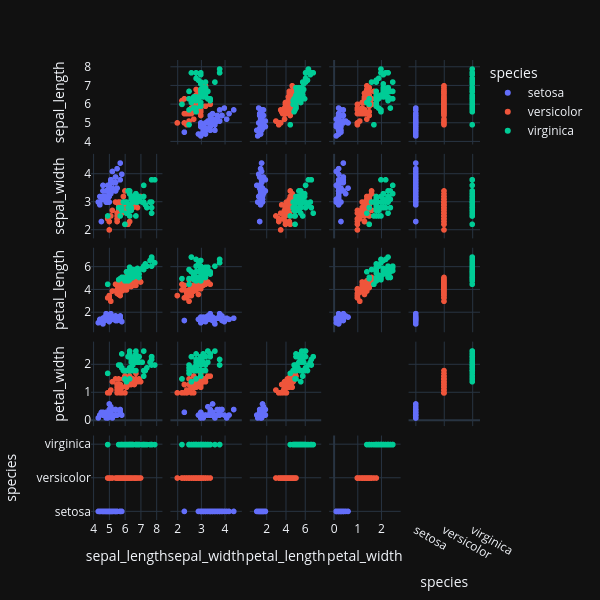

The cell this chart's notebook holds for it:
### Code cell
fig = px.scatter_matrix(df,
                        dimensions=["sepal_length","sepal_width",
                                    "petal_length","petal_width",
                                    "species"],
                        template = "plotly_dark",
                        color = 'species',width=600,height=600)
#对角线配置为不可见
fig.update_traces(diagonal_visible=False)
fig.show()

### Figure 1 — Plotly figure (JSON) as saved in the notebook; plotly's stock layout.template omitted (floating-point values rounded to 4 significant figures)
{"data": [{"diagonal": {"visible": false}, "dimensions": [{"axis": {"matches": true}, "label": "sepal_length", "values": [5.1, 4.9, 4.7, 4.6, 5, 5.4, 4.6, 5, 4.4, 4.9, 5.4, 4.8, 4.8, 4.3, 5.8, 5.7, 5.4, 5.1, 5.7, 5.1, 5.4, 5.1, 4.6, 5.1, 4.8, 5, 5, 5.2, 5.2, 4.7, 4.8, 5.4, 5.2, 5.5, 4.9, 5, 5.5, 4.9, 4.4, 5.1, 5, 4.5, 4.4, 5, 5.1, 4.8, 5.1, 4.6, 5.3, 5]}, {"axis": {"matches": true}, "label": "sepal_width", "values": [3.5, 3, 3.2, 3.1, 3.6, 3.9, 3.4, 3.4, 2.9, 3.1, 3.7, 3.4, 3, 3, 4, 4.4, 3.9, 3.5, 3.8, 3.8, 3.4, 3.7, 3.6, 3.3, 3.4, 3, 3.4, 3.5, 3.4, 3.2, 3.1, 3.4, 4.1, 4.2, 3.1, 3.2, 3.5, 3.6, 3, 3.4, 3.5, 2.3, 3.2, 3.5, 3.8, 3, 3.8, 3.2, 3.7, 3.3]}, {"axis": {"matches": true}, "label": "petal_length", "values": [1.4, 1.4, 1.3, 1.5, 1.4, 1.7, 1.4, 1.5, 1.4, 1.5, 1.5, 1.6, 1.4, 1.1, 1.2, 1.5, 1.3, 1.4, 1.7, 1.5, 1.7, 1.5, 1, 1.7, 1.9, 1.6, 1.6, 1.5, 1.4, 1.6, 1.6, 1.5, 1.5, 1.4, 1.5, 1.2, 1.3, 1.4, 1.3, 1.5, 1.3, 1.3, 1.3, 1.6, 1.9, 1.4, 1.6, 1.4, 1.5, 1.4]}, {"axis": {"matches": true}, "label": "petal_width", "values": [0.2, 0.2, 0.2, 0.2, 0.2, 0.4, 0.3, 0.2, 0.2, 0.1, 0.2, 0.2, 0.1, 0.1, 0.2, 0.4, 0.4, 0.3, 0.3, 0.3, 0.2, 0.4, 0.2, 0.5, 0.2, 0.2, 0.4, 0.2, 0.2, 0.2, 0.2, 0.4, 0.1, 0.2, 0.2, 0.2, 0.2, 0.1, 0.2, 0.2, 0.3, 0.3, 0.2, 0.6, 0.4, 0.3, 0.2, 0.2, 0.2, 0.2]}, {"axis": {"matches": true}, "label": "species", "values": ["setosa", "setosa", "setosa", "setosa", "setosa", "setosa", "setosa", "setosa", "setosa", "setosa", "setosa", "setosa", "setosa", "setosa", "setosa", "setosa", "setosa", "setosa", "setosa", "setosa", "setosa", "setosa", "setosa", "setosa", "setosa", "setosa", "setosa", "setosa", "setosa", "setosa", "setosa", "setosa", "setosa", "setosa", "setosa", "setosa", "setosa", "setosa", "setosa", "setosa", "setosa", "setosa", "setosa", "setosa", "setosa", "setosa", "setosa", "setosa", "setosa", "setosa"]}], "hovertemplate": "species=setosa<br>%{xaxis.title.text}=%{x}<br>%{yaxis.title.text}=%{y}<extra></extra>", "legendgroup": "setosa", "marker": {"color": "#636efa", "symbol": "circle"}, "name": "setosa", "showlegend": true, "type": "splom"}, {"diagonal": {"visible": false}, "dimensions": [{"axis": {"matches": true}, "label": "sepal_length", "values": [7, 6.4, 6.9, 5.5, 6.5, 5.7, 6.3, 4.9, 6.6, 5.2, 5, 5.9, 6, 6.1, 5.6, 6.7, 5.6, 5.8, 6.2, 5.6, 5.9, 6.1, 6.3, 6.1, 6.4, 6.6, 6.8, 6.7, 6, 5.7, 5.5, 5.5, 5.8, 6, 5.4, 6, 6.7, 6.3, 5.6, 5.5, 5.5, 6.1, 5.8, 5, 5.6, 5.7, 5.7, 6.2, 5.1, 5.7]}, {"axis": {"matches": true}, "label": "sepal_width", "values": [3.2, 3.2, 3.1, 2.3, 2.8, 2.8, 3.3, 2.4, 2.9, 2.7, 2, 3, 2.2, 2.9, 2.9, 3.1, 3, 2.7, 2.2, 2.5, 3.2, 2.8, 2.5, 2.8, 2.9, 3, 2.8, 3, 2.9, 2.6, 2.4, 2.4, 2.7, 2.7, 3, 3.4, 3.1, 2.3, 3, 2.5, 2.6, 3, 2.6, 2.3, 2.7, 3, 2.9, 2.9, 2.5, 2.8]}, {"axis": {"matches": true}, "label": "petal_length", "values": [4.7, 4.5, 4.9, 4, 4.6, 4.5, 4.7, 3.3, 4.6, 3.9, 3.5, 4.2, 4, 4.7, 3.6, 4.4, 4.5, 4.1, 4.5, 3.9, 4.8, 4, 4.9, 4.7, 4.3, 4.4, 4.8, 5, 4.5, 3.5, 3.8, 3.7, 3.9, 5.1, 4.5, 4.5, 4.7, 4.4, 4.1, 4, 4.4, 4.6, 4, 3.3, 4.2, 4.2, 4.2, 4.3, 3, 4.1]}, {"axis": {"matches": true}, "label": "petal_width", "values": [1.4, 1.5, 1.5, 1.3, 1.5, 1.3, 1.6, 1, 1.3, 1.4, 1, 1.5, 1, 1.4, 1.3, 1.4, 1.5, 1, 1.5, 1.1, 1.8, 1.3, 1.5, 1.2, 1.3, 1.4, 1.4, 1.7, 1.5, 1, 1.1, 1, 1.2, 1.6, 1.5, 1.6, 1.5, 1.3, 1.3, 1.3, 1.2, 1.4, 1.2, 1, 1.3, 1.2, 1.3, 1.3, 1.1, 1.3]}, {"axis": {"matches": true}, "label": "species", "values": ["versicolor", "versicolor", "versicolor", "versicolor", "versicolor", "versicolor", "versicolor", "versicolor", "versicolor", "versicolor", "versicolor", "versicolor", "versicolor", "versicolor", "versicolor", "versicolor", "versicolor", "versicolor", "versicolor", "versicolor", "versicolor", "versicolor", "versicolor", "versicolor", "versicolor", "versicolor", "versicolor", "versicolor", "versicolor", "versicolor", "versicolor", "versicolor", "versicolor", "versicolor", "versicolor", "versicolor", "versicolor", "versicolor", "versicolor", "versicolor", "versicolor", "versicolor", "versicolor", "versicolor", "versicolor", "versicolor", "versicolor", "versicolor", "versicolor", "versicolor"]}], "hovertemplate": "species=versicolor<br>%{xaxis.title.text}=%{x}<br>%{yaxis.title.text}=%{y}<extra></extra>", "legendgroup": "versicolor", "marker": {"color": "#EF553B", "symbol": "circle"}, "name": "versicolor", "showlegend": true, "type": "splom"}, {"diagonal": {"visible": false}, "dimensions": [{"axis": {"matches": true}, "label": "sepal_length", "values": [6.3, 5.8, 7.1, 6.3, 6.5, 7.6, 4.9, 7.3, 6.7, 7.2, 6.5, 6.4, 6.8, 5.7, 5.8, 6.4, 6.5, 7.7, 7.7, 6, 6.9, 5.6, 7.7, 6.3, 6.7, 7.2, 6.2, 6.1, 6.4, 7.2, 7.4, 7.9, 6.4, 6.3, 6.1, 7.7, 6.3, 6.4, 6, 6.9, 6.7, 6.9, 5.8, 6.8, 6.7, 6.7, 6.3, 6.5, 6.2, 5.9]}, {"axis": {"matches": true}, "label": "sepal_width", "values": [3.3, 2.7, 3, 2.9, 3, 3, 2.5, 2.9, 2.5, 3.6, 3.2, 2.7, 3, 2.5, 2.8, 3.2, 3, 3.8, 2.6, 2.2, 3.2, 2.8, 2.8, 2.7, 3.3, 3.2, 2.8, 3, 2.8, 3, 2.8, 3.8, 2.8, 2.8, 2.6, 3, 3.4, 3.1, 3, 3.1, 3.1, 3.1, 2.7, 3.2, 3.3, 3, 2.5, 3, 3.4, 3]}, {"axis": {"matches": true}, "label": "petal_length", "values": [6, 5.1, 5.9, 5.6, 5.8, 6.6, 4.5, 6.3, 5.8, 6.1, 5.1, 5.3, 5.5, 5, 5.1, 5.3, 5.5, 6.7, 6.9, 5, 5.7, 4.9, 6.7, 4.9, 5.7, 6, 4.8, 4.9, 5.6, 5.8, 6.1, 6.4, 5.6, 5.1, 5.6, 6.1, 5.6, 5.5, 4.8, 5.4, 5.6, 5.1, 5.1, 5.9, 5.7, 5.2, 5, 5.2, 5.4, 5.1]}, {"axis": {"matches": true}, "label": "petal_width", "values": [2.5, 1.9, 2.1, 1.8, 2.2, 2.1, 1.7, 1.8, 1.8, 2.5, 2, 1.9, 2.1, 2, 2.4, 2.3, 1.8, 2.2, 2.3, 1.5, 2.3, 2, 2, 1.8, 2.1, 1.8, 1.8, 1.8, 2.1, 1.6, 1.9, 2, 2.2, 1.5, 1.4, 2.3, 2.4, 1.8, 1.8, 2.1, 2.4, 2.3, 1.9, 2.3, 2.5, 2.3, 1.9, 2, 2.3, 1.8]}, {"axis": {"matches": true}, "label": "species", "values": ["virginica", "virginica", "virginica", "virginica", "virginica", "virginica", "virginica", "virginica", "virginica", "virginica", "virginica", "virginica", "virginica", "virginica", "virginica", "virginica", "virginica", "virginica", "virginica", "virginica", "virginica", "virginica", "virginica", "virginica", "virginica", "virginica", "virginica", "virginica", "virginica", "virginica", "virginica", "virginica", "virginica", "virginica", "virginica", "virginica", "virginica", "virginica", "virginica", "virginica", "virginica", "virginica", "virginica", "virginica", "virginica", "virginica", "virginica", "virginica", "virginica", "virginica"]}], "hovertemplate": "species=virginica<br>%{xaxis.title.text}=%{x}<br>%{yaxis.title.text}=%{y}<extra></extra>", "legendgroup": "virginica", "marker": {"color": "#00cc96", "symbol": "circle"}, "name": "virginica", "showlegend": true, "type": "splom"}], "layout": {"dragmode": "select", "height": 600, "legend": {"title": {"text": "species"}, "tracegroupgap": 0}, "margin": {"t": 60}, "width": 600, "xaxis": {"autorange": true, "range": [3.83, 8.37], "type": "linear"}, "xaxis2": {"autorange": true, "range": [1.686, 4.714], "type": "linear"}, "xaxis3": {"autorange": true, "range": [0.2291, 7.671], "type": "linear"}, "xaxis4": {"autorange": true, "range": [-0.2136, 2.814], "type": "linear"}, "xaxis5": {"autorange": true, "range": [-0.2613, 2.261], "type": "category"}, "yaxis": {"autorange": true, "range": [3.83, 8.37], "type": "linear"}, "yaxis2": {"autorange": true, "range": [1.686, 4.714], "type": "linear"}, "yaxis3": {"autorange": true, "range": [0.2291, 7.671], "type": "linear"}, "yaxis4": {"autorange": true, "range": [-0.2136, 2.814], "type": "linear"}, "yaxis5": {"autorange": true, "range": [-0.2613, 2.261], "type": "category"}}}
